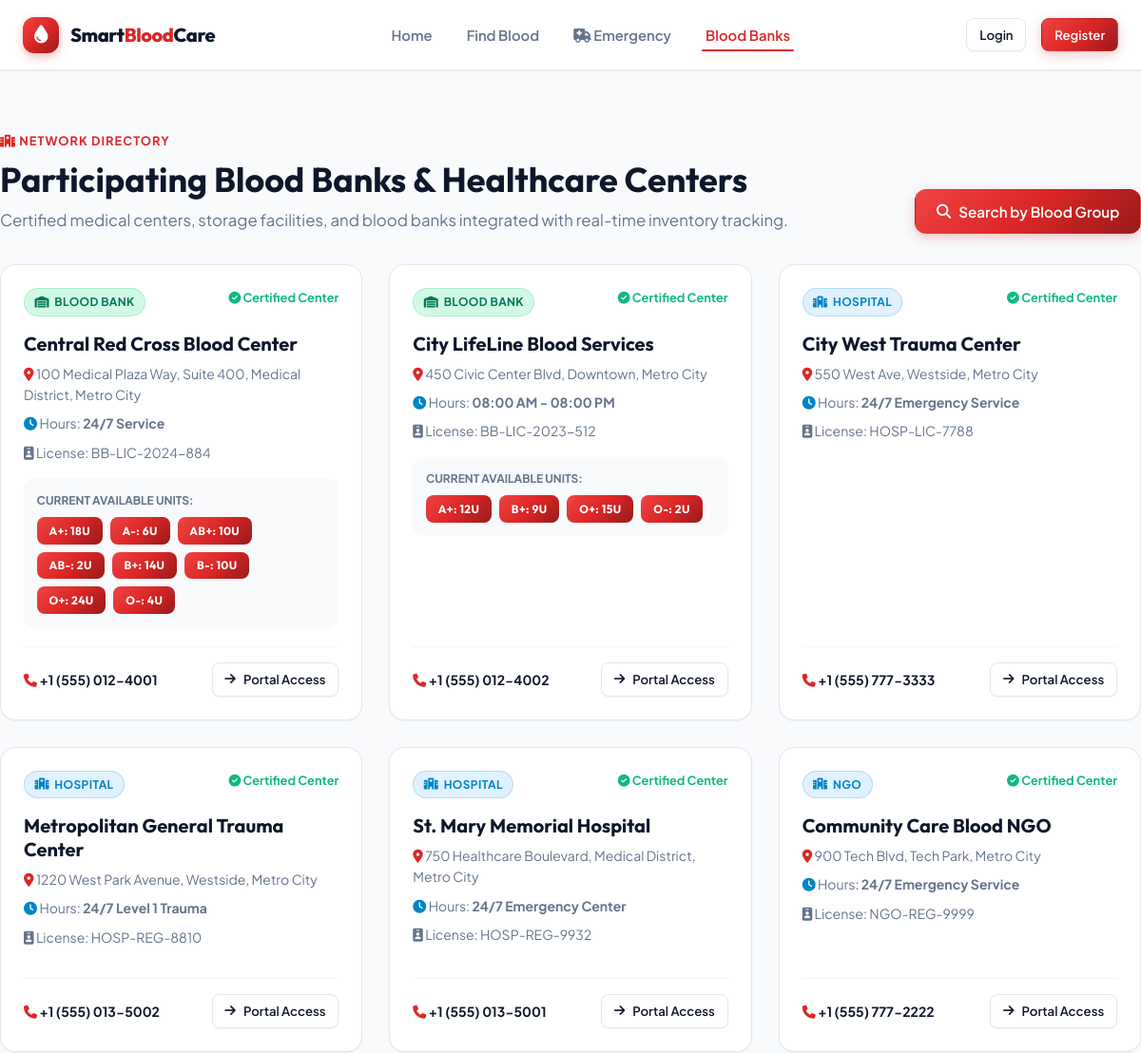
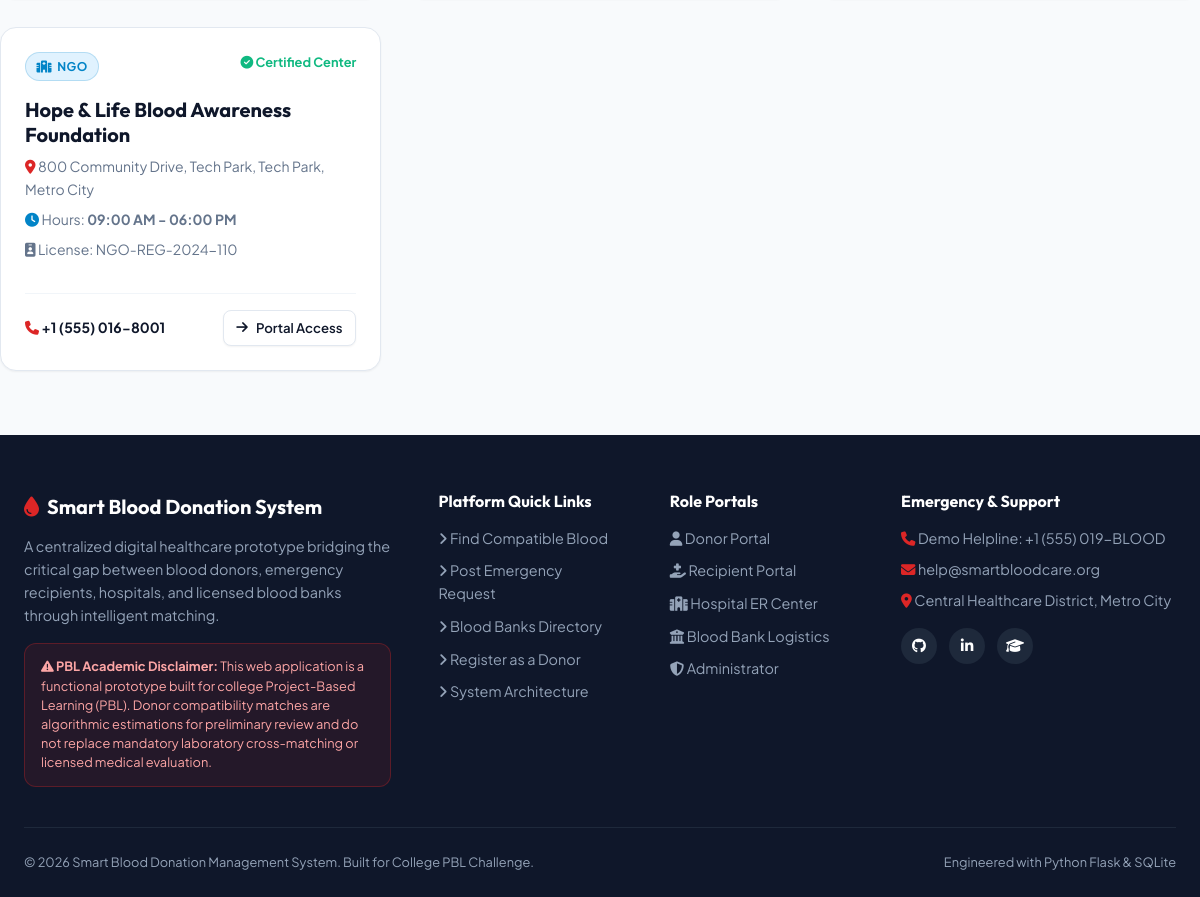
/blood-banks, run on the app's committed database (2 pictures, top to bottom).
### tables this page shows
CREATE TABLE healthcare_organizations (
    user_id INTEGER PRIMARY KEY,
    org_name VARCHAR(200) NOT NULL,
    org_type VARCHAR(30) NOT NULL CHECK(org_type IN ('hospital', 'blood_bank', 'ngo')),
    license_number VARCHAR(100),
    contact_person VARCHAR(150),
    emergency_helpline VARCHAR(50),
    address TEXT NOT NULL,
    city VARCHAR(100) NOT NULL,
    area VARCHAR(100) NOT NULL,
    latitude REAL,
    longitude REAL,
    operating_hours VARCHAR(100) DEFAULT '24/7 Emergency Service',
    verified INTEGER DEFAULT 1 CHECK(verified IN (0, 1)),
    FOREIGN KEY (user_id) REFERENCES users(id) ON DELETE CASCADE
);

CREATE TABLE blood_inventory (
    id INTEGER PRIMARY KEY AUTOINCREMENT,
    blood_bank_user_id INTEGER NOT NULL,
    blood_group VARCHAR(5) NOT NULL CHECK(blood_group IN ('A+', 'A-', 'B+', 'B-', 'AB+', 'AB-', 'O+', 'O-')),
    units INTEGER NOT NULL CHECK(units >= 0),
    batch_number VARCHAR(50),
    collection_date DATE NOT NULL,
    expiry_date DATE NOT NULL,
    storage_location VARCHAR(100) DEFAULT 'Main Refrigerator Unit A',
    status VARCHAR(30) DEFAULT 'Available' CHECK(status IN ('Available', 'Low Stock', 'Expiring Soon', 'Expired', 'Reserved')),
    min_threshold INTEGER DEFAULT 5,
    updated_at DATETIME DEFAULT CURRENT_TIMESTAMP,
    FOREIGN KEY (blood_bank_user_id) REFERENCES users(id) ON DELETE CASCADE
);

### app.py (the view)
@app.route('/blood-banks')
def blood_banks_directory():
    conn = get_db()
    banks = conn.execute(
        """SELECT ho.*, u.email, u.phone,
           (SELECT COALESCE(SUM(units), 0) FROM blood_inventory bi WHERE bi.blood_bank_user_id = ho.user_id AND bi.status != 'Expired') as total_stock
           FROM healthcare_organizations ho
           JOIN users u ON ho.user_id = u.id
           ORDER BY ho.org_type, ho.org_name"""
    ).fetchall()
    bank_stocks = {}
    for b in banks:
        stocks = conn.execute(
            """SELECT blood_group, SUM(units) as total_units
               FROM blood_inventory
               WHERE blood_bank_user_id = ? AND status != 'Expired'
               GROUP BY blood_group""",
            (b['user_id'],)
        ).fetchall()
        bank_stocks[b['user_id']] = {s['blood_group']: s['total_units'] for s in stocks}
    conn.close()
    return render_template('blood_banks.html', organizations=banks, bank_stocks=bank_stocks)

### app.py (called while the page is built, shortened)
def get_current_user():
    if 'user_id' not in session:
        return None, 0

@app.context_processor
def inject_global_vars():
    user, unread_count = get_current_user()
    return {
        'current_user': user,
        'unread_notifications_count': unread_count,
        'current_year': datetime.now().year,
        'blood_groups': ['A+', 'A-', 'B+', 'B-', 'AB+', 'AB-', 'O+', 'O-'],
        'demo_areas': list(DEMO_AREA_COORDINATES.keys())
    }

### database.py (called while the page is built)
def get_db():
    conn = sqlite3.connect(DB_PATH)
    conn.row_factory = sqlite3.Row
    conn.execute("PRAGMA foreign_keys = ON;")
    return conn

### templates/blood_banks.html (shortened to what this page needs)
{% extends 'base.html' %}
{% block content %}
<div class="container" style="padding: 2.5rem 0 4rem;">
  <div style="margin-bottom: 2rem; display: flex; justify-content: space-between; align-items: flex-end; flex-wrap: wrap; gap: 1rem;">
    <div>
      <span class="section-tag"><i class="fa-solid fa-hospital"></i> Network Directory</span>
      <h1 style="font-size: 2.25rem; margin-bottom: 0.5rem;">Participating Blood Banks & Healthcare Centers</h1>
      <p style="color: var(--text-muted); font-size: 1.05rem;">
        Certified medical centers, storage facilities, and blood banks integrated with real-time inventory tracking.
      </p>
    </div>
    <a href="{{ url_for('find_blood') }}" class="btn btn-primary">
      <i class="fa-solid fa-magnifying-glass"></i> Search by Blood Group
    </a>
  </div>
  <div style="display: grid; grid-template-columns: repeat(auto-fit, minmax(360px, 1fr)); gap: 1.75rem;">
    {% for org in organizations %}
    <div class="card" style="display: flex; flex-direction: column; justify-content: space-between;">
      <div>
        <div style="display: flex; justify-content: space-between; align-items: flex-start; margin-bottom: 1rem;">
          <span class="badge {% if org.org_type == 'blood_bank' %}badge-success{% else %}badge-routine{% endif %}">
            <i class="fa-solid {% if org.org_type == 'blood_bank' %}fa-warehouse{% else %}fa-hospital{% endif %}"></i>
            {{ org.org_type.replace('_', ' ').title() }}
          </span>
          {% if org.verified %}
            <span style="font-size: 0.8rem; color: var(--success); font-weight: 700;">
              <i class="fa-solid fa-circle-check"></i> Certified Center
            </span>
          {% endif %}
        </div>
        <h3 style="font-size: 1.25rem; margin-bottom: 0.5rem;">{{ org.org_name }}</h3>
        <p style="font-size: 0.875rem; color: var(--text-muted); margin-bottom: 0.5rem;">
          <i class="fa-solid fa-location-dot" style="color: var(--primary);"></i> {{ org.address }}, {{ org.area }}, {{ org.city }}
        </p>
        <p style="font-size: 0.875rem; color: var(--text-muted); margin-bottom: 0.5rem;">
          <i class="fa-solid fa-clock" style="color: var(--info);"></i> Hours: <strong>{{ org.operating_hours or '24/7 Service' }}</strong>
        </p>
        <p style="font-size: 0.875rem; color: var(--text-muted); margin-bottom: 0.75rem;">
          <i class="fa-solid fa-id-badge"></i> License: {{ org.license_number or 'Certified Facility' }}
        </p>
        {% if org.org_type == 'blood_bank' and bank_stocks.get(org.user_id) %}
          <div style="background: var(--bg-main); padding: 0.85rem; border-radius: var(--radius-md); margin-top: 1rem;">
            <div style="font-size: 0.75rem; font-weight: 700; text-transform: uppercase; color: var(--text-muted); margin-bottom: 0.5rem;">
              Current Available Units:
            </div>
            <div style="display: flex; flex-wrap: wrap; gap: 0.5rem;">
              {% for bg, count in bank_stocks[org.user_id].items() %}
                <span class="badge badge-blood" style="font-size: 0.75rem;">
                  {{ bg }}: {{ count }}u
                </span>
              {% endfor %}
            </div>
          </div>
        {% endif %}
      </div>
      <div style="border-top: 1px solid var(--border-light); padding-top: 1rem; margin-top: 1.25rem; display: flex; justify-content: space-between; align-items: center;">
        <div style="font-size: 0.875rem; font-weight: 700;">
          <i class="fa-solid fa-phone" style="color: var(--primary);"></i> {{ org.emergency_helpline or org.phone }}
        </div>
        {% if current_user and current_user.role == 'donor' %}
          <a href="{{ url_for('donor_dashboard') }}" class="btn btn-outline-primary btn-sm">
            <i class="fa-solid fa-calendar-check"></i> Book Donation
          </a>
        {% else %}
          <a href="{{ url_for('login') }}" class="btn btn-secondary btn-sm">
            <i class="fa-solid fa-arrow-right"></i> Portal Access
          </a>
        {% endif %}
      </div>
    </div>
    {% endfor %}
  </div>
</div>
{% endblock %}

### templates/base.html (shortened to what this page needs)
<!DOCTYPE html>
<html lang="en">
<head>
  <link rel="stylesheet" href="https://cdnjs.cloudflare.com/ajax/libs/font-awesome/6.5.1/css/all.min.css">
  <link rel="stylesheet" href="{{ url_for('static', filename='css/style.css') }}">
</head>
<body>
  <nav class="navbar" id="mainNavbar">
    <div class="container nav-container">
      <a href="{{ url_for('index') }}" class="nav-brand" id="brandLogo">
        <div class="brand-icon">
          <i class="fa-solid fa-droplet"></i>
        </div>
        <span>Smart<span style="color: var(--primary);">Blood</span>Care</span>
      </a>
      <ul class="nav-menu" id="navMenu">
        <li><a href="{{ url_for('index') }}" class="nav-link {% if request.endpoint == 'index' %}active{% endif %}">Home</a></li>
        <li><a href="{{ url_for('find_blood') }}" class="nav-link {% if request.endpoint == 'find_blood' %}active{% endif %}">Find Blood</a></li>
        <li><a href="{{ url_for('emergency_request') }}" class="nav-link text-danger {% if request.endpoint == 'emergency_request' %}active{% endif %}">
          <i class="fa-solid fa-truck-medical text-danger"></i> Emergency
        </a></li>
        <li><a href="{{ url_for('blood_banks_directory') }}" class="nav-link {% if request.endpoint == 'blood_banks_directory' %}active{% endif %}">Blood Banks</a></li>
      </ul>
      <div class="nav-actions">
        {% if current_user %}
          <div class="user-dropdown">
            <button class="notif-bell" id="notifToggle" aria-label="Notifications">
              <i class="fa-regular fa-bell"></i>
              {% if unread_notifications_count > 0 %}
                <span class="notif-badge">{{ unread_notifications_count }}</span>
              {% endif %}
            </button>
            <div id="notifDropdown" style="display: none; position: absolute; right: 0; top: 48px; width: 320px; background: #fff; border: 1px solid var(--border-color); border-radius: var(--radius-lg); box-shadow: var(--shadow-xl); z-index: 1100; padding: 1rem;">
              <div style="display: flex; justify-content: space-between; align-items: center; border-bottom: 1px solid var(--border-light); padding-bottom: 0.5rem; margin-bottom: 0.5rem;">
                <strong style="font-size: 0.9rem;">Notifications</strong>
                <form action="{{ url_for('mark_all_notifications_read') }}" method="POST" style="margin: 0;">
                  <button type="submit" class="btn btn-sm" style="font-size: 0.75rem; padding: 0.2rem 0.5rem; background: none; color: var(--primary); border: none; cursor: pointer;">Mark all read</button>
                </form>
              </div>
              <div style="max-height: 250px; overflow-y: auto;">
                <p style="font-size: 0.8rem; color: var(--text-muted); text-align: center; padding: 1rem 0;">Check your dashboard for complete live alerts.</p>
              </div>
            </div>
          </div>
          <a href="{{ url_for('user_home_redirect') }}" class="user-badge-btn" id="userDashboardBtn">
            <i class="fa-solid fa-circle-user" style="color: var(--primary);"></i>
            <span>{{ current_user.full_name.split(' ')[0] }}</span>
            <span class="role-tag">{{ current_user.role.replace('_', ' ') }}</span>
          </a>
          <a href="{{ url_for('logout') }}" class="btn btn-secondary btn-sm" title="Log Out" id="logoutBtn">
            <i class="fa-solid fa-right-from-bracket"></i>
          </a>
        {% else %}
          <a href="{{ url_for('login') }}" class="btn btn-secondary btn-sm" id="navLoginBtn">Login</a>
          <a href="{{ url_for('register') }}" class="btn btn-primary btn-sm" id="navRegisterBtn">Register</a>
        {% endif %}
      </div>
    </div>
  </nav>
  <main style="flex: 1;">
    {% block content %}{% endblock %}
  </main>
  <footer class="footer">
    <div class="container">
      <div class="footer-grid">
        <div>
          <div class="footer-brand-title">
            <i class="fa-solid fa-droplet" style="color: var(--primary);"></i>
            Smart Blood Donation System
          </div>
          <p style="line-height: 1.6; margin-bottom: 1rem;">
            A centralized digital healthcare prototype bridging the critical gap between blood donors, emergency recipients, hospitals, and licensed blood banks through intelligent matching.
          </p>
          <div class="disclaimer-box">
            <i class="fa-solid fa-triangle-exclamation"></i>
            <strong>PBL Academic Disclaimer:</strong> This web application is a functional prototype built for college Project-Based Learning (PBL). Donor compatibility matches are algorithmic estimations for preliminary review and do not replace mandatory laboratory cross-matching or licensed medical evaluation.
          </div>
        </div>
        <div>
          <h4 style="color: #fff; margin-bottom: 1rem; font-size: 1rem;">Platform Quick Links</h4>
          <ul class="footer-links">
            <li><a href="{{ url_for('find_blood') }}"><i class="fa-solid fa-angle-right"></i> Find Compatible Blood</a></li>
            <li><a href="{{ url_for('emergency_request') }}"><i class="fa-solid fa-angle-right"></i> Post Emergency Request</a></li>
            <li><a href="{{ url_for('blood_banks_directory') }}"><i class="fa-solid fa-angle-right"></i> Blood Banks Directory</a></li>
            <li><a href="{{ url_for('register') }}?role=donor"><i class="fa-solid fa-angle-right"></i> Register as a Donor</a></li>
            <li><a href="{{ url_for('about') }}"><i class="fa-solid fa-angle-right"></i> System Architecture</a></li>
          </ul>
        </div>
        <div>
          <h4 style="color: #fff; margin-bottom: 1rem; font-size: 1rem;">Role Portals</h4>
          <ul class="footer-links">
            <li><a href="{{ url_for('login') }}"><i class="fa-solid fa-user"></i> Donor Portal</a></li>
            <li><a href="{{ url_for('login') }}"><i class="fa-solid fa-hand-holding-medical"></i> Recipient Portal</a></li>
            <li><a href="{{ url_for('login') }}"><i class="fa-solid fa-hospital"></i> Hospital ER Center</a></li>
            <li><a href="{{ url_for('login') }}"><i class="fa-solid fa-building-columns"></i> Blood Bank Logistics</a></li>
            <li><a href="{{ url_for('login') }}"><i class="fa-solid fa-shield-halved"></i> Administrator</a></li>
          </ul>
        </div>
        <div>
          <h4 style="color: #fff; margin-bottom: 1rem; font-size: 1rem;">Emergency & Support</h4>
          <p style="margin-bottom: 0.5rem;"><i class="fa-solid fa-phone" style="color: var(--primary);"></i> Demo Helpline: +1 (555) 019-BLOOD</p>
          <p style="margin-bottom: 0.5rem;"><i class="fa-solid fa-envelope" style="color: var(--primary);"></i> help@smartbloodcare.org</p>
          <p style="margin-bottom: 1rem;"><i class="fa-solid fa-location-dot" style="color: var(--primary);"></i> Central Healthcare District, Metro City</p>
          <div style="display: flex; gap: 0.75rem;">
            <a href="#" style="color: #fff; background: #1e293b; width: 36px; height: 36px; border-radius: 50%; display: flex; align-items: center; justify-content: center;"><i class="fa-brands fa-github"></i></a>
            <a href="#" style="color: #fff; background: #1e293b; width: 36px; height: 36px; border-radius: 50%; display: flex; align-items: center; justify-content: center;"><i class="fa-brands fa-linkedin-in"></i></a>
            <a href="#" style="color: #fff; background: #1e293b; width: 36px; height: 36px; border-radius: 50%; display: flex; align-items: center; justify-content: center;"><i class="fa-solid fa-graduation-cap"></i></a>
          </div>
        </div>
      </div>
      <div class="footer-bottom">
        <div>© {{ current_year }} Smart Blood Donation Management System. Built for College PBL Challenge.</div>
        <div>Engineered with Python Flask & SQLite</div>
      </div>
    </div>
  </footer>
</body>
</html>

### data on the page
healthcare_organizations: org_type.replace "BLOOD BANK", verified 1 (drawn), org_name "Central Red Cross Blood Center", address "100 Medical Plaza Way, Suite 400", area "Medical District", city "Metro City", operating_hours "24/7 Service", license_number "BB-LIC-2024-884", user_id "A+" "A-" "B+" "B-" "O+" "O-", user_id "18" "6" "14" "10" "24" "4", emergency_helpline "+1 (555) 012-4001"
blood_inventory: blood_group "AB+", units "10"
blood_inventory: blood_group "AB-", count "2"
healthcare_organizations: org_type.replace "BLOOD BANK", verified 1 (drawn), org_name "City LifeLine Blood Services", address "450 Civic Center Blvd", area "Downtown", city "Metro City", operating_hours "08:00 AM - 08:00 PM", license_number "BB-LIC-2023-512", user_id "A+" "B+" "O+" "O-", user_id "12" "9" "15" "2", emergency_helpline "+1 (555) 012-4002"
healthcare_organizations: org_type.replace "HOSPITAL", verified 1 (drawn), org_name "City West Trauma Center", address "550 West Ave", area "Westside", city "Metro City", operating_hours "24/7 Emergency Service", license_number "HOSP-LIC-7788", emergency_helpline "+1 (555) 777-3333"
healthcare_organizations: org_type.replace "HOSPITAL", verified 1 (drawn), org_name "Metropolitan General Trauma Center", address "1220 West Park Avenue", area "Westside", city "Metro City", operating_hours "24/7 Level 1 Trauma", license_number "HOSP-REG-8810", emergency_helpline "+1 (555) 013-5002"
healthcare_organizations: org_type.replace "HOSPITAL", verified 1 (drawn), org_name "St. Mary Memorial Hospital", address "750 Healthcare Boulevard", area "Medical District", city "Metro City", operating_hours "24/7 Emergency Center", license_number "HOSP-REG-9932", emergency_helpline "+1 (555) 013-5001"
healthcare_organizations: org_type.replace "NGO", verified 1 (drawn), org_name "Community Care Blood NGO", address "900 Tech Blvd", area "Tech Park", city "Metro City", operating_hours "24/7 Emergency Service", license_number "NGO-REG-9999", emergency_helpline "+1 (555) 777-2222"
healthcare_organizations: org_type.replace "NGO", verified 1 (drawn), org_name "Hope & Life Blood Awareness Foundation", address "800 Community Drive, Tech Park", area "Tech Park", city "Metro City", operating_hours "09:00 AM - 06:00 PM", license_number "NGO-REG-2024-110", emergency_helpline "+1 (555) 016-8001"
